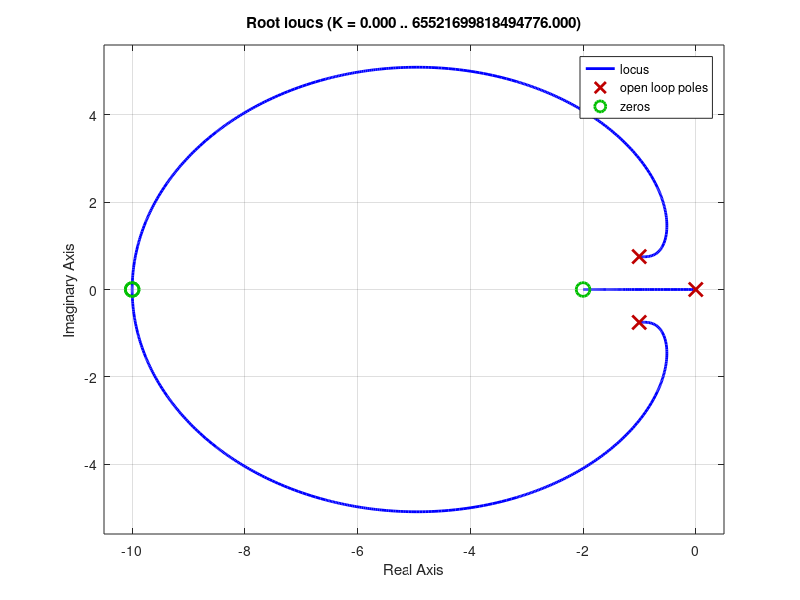

Write the MATLAB code that produced this figure. (Note: this script raises an error after producing the figure.)
clc 
clear all
close all

% Aggiunge il FF al med_paper1


%% DEFINIZIONE TEMPO DI SIMULAZIONE

% Definizione di un predefinito numero di campioni spalmati sull'intervallo
% di tempo
numeroCampioni=10000;

% Definizione del tempo finale di simulazione
tempoFinale=2;

% Definizione del delta t
delta_t=tempoFinale/numeroCampioni;

numeroCampioni=numeroCampioni+1;

% Definizione del vettore dei tempi
t=[0:delta_t:tempoFinale];

%% INPUT DATI
% Input da questo file.
code=0;

if(code==1)
    %inserire il numero di salti:
    numControllori=input('Inserire il numero desiderato di Controllori: ');
    numSalti=numControllori-1;
    
    %inserire il riferimento (quello a regime permanente):
    numRifStatico=input('Inserire il numeratore del riferimento statico: ');
    denRifStatico=input('Inserire il denominatore del riferimento statico: ');
    rifStaticoTempo=input('Inserire l espressione del riferimento statico nel tempo: ');
    
    %inserire il riferimento dinamico:
    numRifDinamico=input('Inserire il numeratore del riferimento dinamico: ');
    denRifDinamico=input('Inserire il denominatore del riferimento dinamico: ');
    rifDinamicoTempo=input('Inserire l espressione del riferimento dinamico nel tempo: ');

    
    %inserire il processo:
    numProcesso=input('Inserire il numeratore del processo: ');
    
    %inserire condizioni iniziali del processo:
    condInizialiProcesso=input('Inserire le condizioni iniziali del processo: ');
    
    for i=1:numControllori
        stringaControllerNum=strcat('Inserire il numeratore del controllore ',num2str(i),': ');
        controllerNum=input(stringaControllerNum);
        stringaControllerDen=strcat('Inserire il denominatore del controllore ',num2str(i),': ');
        controllerDen=input(stringaControllerDen);
        sistema(i).fdtControllore=tf(controllerNum, controllerDen);
    end
    
    guadagnoErrore=input('Inserire guadagno relativo all errore: ');
    guadagnoDerivataErrore=input('Inserire guadagno relativo alla derivata dell errore');
    
else
    numSalti=1;
    numControllori=numSalti+1;

    esponente=25;
    
     numRifDinamico=esponente;
     denRifDinamico=[1 esponente 0];
%     numRifDinamico=1;
%     denRifDinamico=[1 0];
    rifDinamicoTempo=1-exp(-esponente*t);
    
    wn=2*pi/5;
    delta=0.8;
    % P=k/(s^2+as+b)
    k1=1*(wn^2);
    k2=20*(wn^2);
    k3=100*(wn^2);

    a=2*delta*wn;
    b=wn^2;
    
    
    numProcesso=[k1 k2 k3];
    denProcesso=[1 a b];
    
    CI_Processo=[0; 0];
    CI_Controllore=0;
    CI_cc=[CI_Controllore; CI_Processo];
    
    Kp=[0.1 0.3];
    Ki=[0.2 3];
   % Ki=[0.2 3 0.2];

    sistema(1).fdtControllore=tf([Kp(1) Ki(1)], [1 0]);
    sistema(2).fdtControllore=tf([Kp(2) Ki(2)], [1 0]);
   % sistema(3).fdtControllore=tf([Kp Ki(3)], [1 0]);
   
   % segnale di feedforward
   den_w=[1 250];
   num_w=[1];
 
    % guadagno associato all'errore nel funzionale di costo
    p1=10;
    % guadagno associato alla derivata dell'errore nel funzionale di costo
    p2=1e-2;
end

%% COSTRUZIONE FUNZIONI DI TRASFERIMENTO

%fdt del riferimento dinamico
fdtRifDinamico=tf(numRifDinamico, denRifDinamico)

%fdt del processo
fdtProcesso=tf(numProcesso, denProcesso)

%fdt del FF
fdtFF=tf(num_w, den_w);


%fdt dei sistemi a ciclo chiuso 
for i=1:numControllori
    %il sistema a ciclo chiuso
    sistema(i).fdtCicloChiuso=feedback(sistema(i).fdtControllore*fdtProcesso,1)
    sistema(i).fdtCicloChiusoFF=feedback(fdtProcesso,sistema(i).fdtControllore)
end
figure(3)
rlocus(sistema(1).fdtControllore*fdtProcesso)
%% COSTRUZIONE MATRICI DI STATO
% phi = rd - rs
% COSTRUZIONE A_phi
   
% Passare al sistema in forma minima per semplificare la funzione di
% trasferimento
sistema_rd=ss(fdtRifDinamico,'minimal');
   
% Ottenere numeratore e denominatore della fdt
[num_rd,den_rd]=tfdata(tf(sistema_rd),'v');


% Passare al sistema in forma minima per semplificare la funzione di
% trasferimento
sistema_w=ss(fdtFF,'minimal');
   
% Ottenere numeratore e denominatore della fdt
[num_w,den_w]=tfdata(tf(sistema_w),'v');
    
% Calcolo del numero di stati
numStati_r=length(den_rd)-1;

A_rd=zeros(numStati_r, numStati_r);

% Calcolo della matrice A del sistema
if(numStati_r>1)
    A_rd(1:numStati_r-1,2:numStati_r)=eye(numStati_r-1);
    A_rd(1:numStati_r-1,1)=zeros(numStati_r-1,1);
    A_rd(numStati_r,:)=-den_rd(numStati_r+1:-1:2);
else
    if (numStati_r==1)
        A_rd=-den_rd(2);
    end
end

%Calcolo del numero di stati
numStati_w=length(den_w)-1;

A_w=zeros(numStati_w, numStati_w);

% Calcolo della matrice A del sistema
if(numStati_w>1)
    A_w(1:numStati_w-1,2:numStati_w)=eye(numStati_w-1);
    A_w(1:numStati_w-1,1)=zeros(numStati_w-1,1);
    A_w(numStati_w,:)=-den_w(numStati_w+1:-1:2);
else
    if (numStati_w==1)
        A_w=-den_w(2);
    end
end
 

% Costruzione del sistema processo
[num_p,den_p]=tfdata(fdtProcesso,'v');
numStati_p=length(den_p)-1;
if(numStati_p>1)
    % 1) Riempire le prime n-1 righe dalla seconda colonna in poi con I shiftato a destra di 1.
    A_p(1:numStati_p-1,2:numStati_p)=eye(numStati_p-1);
    % 2) Riempire la prima colonna fino a n-1 righe di zeri.
    A_p(1:numStati_p-1,1)=zeros(numStati_p-1,1);
    % 3) Riempire l'ultima riga con i coefficienti del denominatore
    % cambiati di segno.
    A_p(numStati_p,:)=-den_p(numStati_p+1:-1:2);
else
    % In questo caso A è scalare.
    A_p=-den_p(2);
end

% Costruire B in forma canonica di controllore:
% 1) Riempire le prime n-1 righe di zeri.
B_p=zeros(numStati_p,1);
% 2) Settare a 1 l'ultima riga.
B_p(numStati_p,1)=1;

D_p=num_p(1);

% Costruire C in forma canonica di controllore:
C_p=zeros(1,numStati_p);
% 1) Riempire la prima riga di C con i coefficienti del numeratore dal
% grado + basso al + alto.
C_p(1:numStati_p)=num_p(numStati_p+ 1:-1:2)-D_p*den_p(numStati_p+ 1:-1:2);

% Normalizzo la matrice C mettendo i suoi coefficienti nella dinamica
mul=eye(numStati_p);
for j=1:numStati_p
    if(C_p(j)~=0)
        mul(j,j)=C_p(j);
        C_p(j)=1;
    end
end
A_p=mul*A_p*(mul^-1);
B_p=mul*B_p;

Ifull=eye(numStati_r);
Ir=Ifull(1,:);

Ifull=eye(numStati_w);
Iw=Ifull(1,:);

B_w=B_p;
D_w=D_p;
for i=1:numControllori
     
    % Ricava numeratore e denominatore della fdt a ciclo chiuso. 
    % I vettori sono di uguale lunghezza e vanno dal grado maggiore a
    % quello minore.
    [num_cc, den_cc]=tfdata(sistema(i).fdtCicloChiuso,'v')
    
    % Ricava il numero di stati a ciclo chiuso uguale al grado del
    % denominatore della fdt.
    numStati_cc=length(den_cc)-1;
    
    % Costruire Acc considerando come stato [xc xp]
    % Costruzione del sistema controllore 
    [num_c,den_c]=tfdata(sistema(i).fdtControllore,'v');

    numStati_c=length(den_c)-1;
    A_c=zeros(numStati_c, numStati_c);
    if(numStati_c>1)
        % 1) Riempire le prime n-1 righe dalla seconda colonna in poi con I shiftato a destra di 1.
        A_c(1:numStati_c-1,2:numStati_c)=eye(numStati_c-1);
        % 2) Riempire la prima colonna fino a n-1 righe di zeri.
        A_c(1:numStati_c-1,1)=zeros(numStati_c-1,1);
        % 3) Riempire l'ultima riga con i coefficienti del denominatore
        % cambiati di segno.
        A_c(numStati_c,:)=-den_c(numStati_c+1:-1:2);
    else
        % In questo caso A è scalare.
        A_c=-den_c(2);
    end

    
    % Costruire B in forma canonica di controllore:
    % 1) Riempire le prime n-1 righe di zeri.
    B_c=zeros(numStati_c,1);
    % 2) Settare a 1 l'ultima riga.
    B_c(numStati_c,1)=1;
    
    % Costruire C in forma canonica di controllore:
    C_c=zeros(1,numStati_c);
    
    
    % Se != 0 D è il coefficiente del termine di grado massimo
    D_c=num_c(1);
    
    % 1) Riempire la prima riga di C con i coefficienti del numeratore dal
    % grado + basso al + alto.
    C_c(1:numStati_c)=num_c(numStati_c+ 1:-1:2)- D_c*den_c(numStati_c+ 1:-1:2);
    
           
    % Normalizzo la matrice C mettendo i suoi coefficienti nella dinamica
    mul=eye(numStati_c);
    for j=1:numStati_c
        if(C_c(j)~=0)
            mul(j,j)=C_c(j);
            C_c(j)=1;
        end
    end
    A_c=mul*A_c*(mul^-1);
    B_c=mul*B_c;
    
    
    sistema(i).A_c=A_c;
    sistema(i).B_c=B_c;
    sistema(i).C_c=C_c;
    sistema(i).D_c=D_c;
    
    L=1+D_p*D_c;
    
   
    
    % Costruzione sistema a ciclo chiuso
    sistema(i).A_cc=[A_c-B_c*(L^-1)*D_p*C_c               -B_c*(L^-1)*C_p; 
                     B_p*C_c-B_p*D_c*(L^-1)*D_p*C_c       A_p-B_p*D_c*(L^-1)*C_p];
    sistema(i).B_cc=[B_c-B_c*(L^-1)*D_p*D_c; 
                     B_p*D_c-B_p*D_c*(L^-1)*D_p*D_c];
                 
    sistema(i).B_cw=[-B_c*(L^-1)*D_p; 
                     -B_p*D_c*(L^-1)*D_p+B_w];
    sistema(i).C_cc=[(L^-1)*D_p*C_c (L^-1)*C_p];
    sistema(i).D_cc=(L^-1)*D_p*D_c;
    sistema(i).D_cw=D_w;
    
    disp(eig(sistema(i).A_cc));
    
    sistema(i).A_a=[sistema(i).A_cc,               sistema(i).B_cc*Ir,        sistema(i).B_cw*Iw;
        zeros(numStati_r,numStati_cc),                   A_rd,                zeros(numStati_r, numStati_w);
        zeros(numStati_w, numStati_cc),      zeros(numStati_w, numStati_r),                A_w];
    
    
    if(i==1)
        % La risposta libera del sistema a ciclo chiuso nel dominio di Laplace
        fdtRispostaLiberaCicloChiuso=tf(ss(sistema(i).A_cc, CI_cc, sistema(i).C_cc, sistema(i).D_cc));
    else
        fdtRispostaLiberaCicloChiuso=0;
    end
    
  
    
    %sistema(i).T_normal=[-sistema(i).O (eye(numStati)-sistema(i).M1)*Nr ];
    % L'errore in evoluzione libera
    sistema(i).fdt_ed=fdtRifDinamico-(sistema(i).fdtCicloChiuso*fdtRifDinamico);
    %-fdtRispostaLiberaCicloChiuso;

    % Passare al sistema in forma minima per semplificare la funzione di
    % trasferimento
    sistema_ed=ss(sistema(i).fdt_ed,'minimal');

    % Ottenere numeratore e denominatore della funzione in Laplace di y-rs
    [num_ed, den_ed]=tfdata(tf(sistema_ed), 'v');
    
    % Calcolare la dimensione della matrice Ai
    numStati_ed=length(den_ed)-1;
    
    % Salvare i dati del primo sistema che serviranno poi per il calcolo
    % delle condizioni iniziali
    if(i==1)
        num_ed_i=num_ed;
        den_ed_i=den_ed;
        numStati_ed_i=numStati_ed;
    end
    
    % Costruzione della matrice Ai del sistema in evoluzione libera
    % ded=Ai*ed con ed=rd-y
    A_ed_temp=zeros(numStati_ed, numStati_ed);
    
    if(numStati_ed>1)
        A_ed_temp(1:numStati_ed-1, 2:numStati_ed)=eye(numStati_ed-1);
        A_ed_temp(1:numStati_ed-1, 1)=zeros(numStati_ed-1,1);
        A_ed_temp(numStati_ed,:)=-den_ed(numStati_ed+1:-1:2);
    else
        A_ed_temp=-den_ed(2);
    end
    
    numStati_v=numStati_ed;
      % calcolo matrice x il successivo cambio di coordinate a [e e' e'' ...]
    sistema(i).M1=zeros(numStati_v, numStati_v);
    sistema(i).M2=zeros(numStati_v, numStati_v);
    sistema(i).O=zeros(numStati_v, numStati_cc);
    
    
    % chain_1 is A^n    
    chain_1=eye(numStati_cc);
    % chain_2 is [A^(n-1)B | A^(n-2)B |...| B]
    chain_2=zeros(numStati_cc,numStati_v);
    chain_3=zeros(numStati_cc,numStati_v);
    for j=1:numStati_v
        sistema(i).O(j,1:numStati_cc)=sistema(i).C_cc*(chain_1);
        sistema(i).M1(j,:)=sistema(i).C_cc*(chain_2);
        sistema(i).M1(j,j)=sistema(i).D_cc;
        
        sistema(i).M2(j,:)=sistema(i).C_cc*(chain_3);
        sistema(i).M2(j,j)=sistema(i).D_cw;
        
        chain_1=sistema(i).A_cc*chain_1;
        chain_2=sistema(i).A_cc*chain_2;
        chain_2(:,j)=sistema(i).B_cc;
        
        chain_3=sistema(i).A_cc*chain_3;
        chain_3(:,j)=sistema(i).B_cw;
    end
    %sistema(i).M=eye(numStati, numStati)-sistema(i).M;
    % Mettere I per lo stato dell' "errore" dinamico ex_rd = rs-rd
    % alla fine facendo [x_r | 0] - M [x_cc | x_r | ex_rd] = [e de ... ex_rd]
    
        Nr=zeros(numStati_v, numStati_r);
    for kk=1:numStati_v
       Nr(kk,:)=Ir*(A_rd^(kk-1));
    end
    
    
    Nw=zeros(numStati_v, numStati_w);
    for kk=1:numStati_v
       Nw(kk,:)=Iw*(A_w^(kk-1));
    end
    
    % Calcolo della matrice T per questo sistema
    sistema(i).T_r=[-sistema(i).O, (eye(numStati_v)-sistema(i).M1)*Nr];
    sistema(i).T=[-sistema(i).O, (eye(numStati_v)-sistema(i).M1)*Nr, -sistema(i).M2*Nw;
                  zeros(numStati_w,numStati_cc), zeros(numStati_w, numStati_r) eye(numStati_w)];
    
    
   % B_a=[sistema(i).B_cw; zeros(numStati_r,1) ];
    B_ed=A_ed_temp*sistema(i).M2*Nw+sistema(i).T_r*[sistema(i).B_cw; zeros(numStati_r, numStati_w)]-sistema(i).M2*Nw*A_w;
    
    sistema(i).A_ed=[A_ed_temp,                        B_ed;
                     zeros(numStati_w,numStati_ed)     A_w];
                 
    numStati_ed=size(sistema(i).A_ed,1);

    numStati=numStati_ed;
       
    % numero stati iniziali
    numStati_i=numStati_ed_i;

    % Definizione del parametro epsilon per pesare gli stati non necessari
    epsilon=0;
    
    % Definizione della matrice Q usata nel funzionale di costo
    %sistema(i).Q=zeros(numStati, numStati);
    sistema(i).Q=eye(numStati, numStati)*epsilon;

    
    % Inserire i guadagni che pesano l'errore dinamico e la sua derivata
    sistema(i).Q(1,1)=p1;
    sistema(i).Q(2,2)=p2;
    
    % Calcolo della matrice P utilizzata nella legge di controllo switch
    sistema(i).P=lyap((sistema(i).A_ed)',sistema(i).Q);
       
    Pv=sistema(i).P(1:numStati_v, 1:numStati_v);
    P2=sistema(i).P(1:numStati_v, numStati_v+1:end);
    P3=sistema(i).P(numStati_v+1:end, numStati_v+1:end);
    
    sistema(i).Tc=sistema(i).T_r(:,1:numStati_c);
    sistema(i).Tp=sistema(i).T_r(:,numStati_c+1:numStati_c+numStati_p);
    sistema(i).Tr=sistema(i).T_r(:,numStati_c+numStati_p+1:numStati_c+numStati_p+numStati_r);
    
    if(i>1)
        Kc_c=sistema(i-1).Tc'*Pv*sistema(i-1).Tc;
        Kp_c=sistema(i-1).Tc'*Pv*sistema(i-1).Tp;
        Kr_c=sistema(i-1).Tc'*Pv*sistema(i-1).Tr;
        Kw_c=sistema(i-1).Tc'*P2;
                
        Kc_w=P2'*sistema(i-1).Tc;
        Kp_w=P2'*sistema(i-1).Tp;
        Kr_w=P2'*sistema(i-1).Tr;
        Kw_w=P3;
        
        
        sistema(i-1).Kcw=[Kc_c, Kw_c;
                           Kc_w,  Kw_w ];
        sistema(i-1).Kp=[Kp_c;
                         Kp_w];
        sistema(i-1).Kr=[Kr_c;
                         Kr_w];
    end
    
%     if(i>1)
%         % Calcolo matrici per cambio di coordinate da xcc a xe
%         sistema(i-1).F=sistema(i-1).O'*sistema(i).P*sistema(i-1).O;
%         sistema(i-1).G=sistema(i-1).O'*sistema(i).P*sistema(i-1).M;
%     end
end



%% CALCOLO DELLE CONDIZIONI INIZIALI DEL SISTEMA

% Per Calcolare le condizioni iniziali del sistema ci avvaliamo di un
% semplice metodo per il quale M.ci=R. L'equazione è:
% [b1 b2 .... b_n] [f(0)      ]    [  a0  ]
% [b2 b3 .... 0  ] [f'(0)     ] =  [  a1  ]
% [...        ...] [...       ]    [ ...  ]
% [b_n   .....0  ] [df_n-1(0) ]    [a_n-1 ]
% con b_i coefficienti del denominatore e a_i coefficienti del numeratore.

% CALCOLO CONDIZIONI INIZIALI RIFERIMENTO DINAMICO

% Calcolo della matrice M
M_ParametriCI_rd=zeros(numStati_r);

% Costruzione del vettore dei termini noti [a0 a1 ... a_n-1]
R_TerminiNotiCI_rd=(num_rd(numStati_r+1:-1:2))';

% Construzione della matrice dei parametri
for i=1:numStati_r
    % i coefficienti del denominatore vanno da numStati a 1
    M_ParametriCI_rd(i,1:numStati_r+1-i)=den_rd(numStati_r+1-i:-1:1)';
end
CI_rd=zeros(numStati_r,1);
% Calcolo delle condizioni iniziali come vettore colonna
CI_rd(1:numStati_r,1)=(M_ParametriCI_rd^-1)*R_TerminiNotiCI_rd
% for kk=numStati_r+1:numStati
%     CI_rd(kk,1)=Nr(kk-1, :)*CI_rd;
% end


% CALCOLO CONDIZIONI INIZIALI DI w (FF)
% Calcolo della matrice M
M_ParametriCI_w=zeros(numStati_w);

% Costruzione del vettore dei termini noti [a0 a1 ... a_n-1]
R_TerminiNotiCI_w=(num_w(numStati_w+1:-1:2))';

% Construzione della matrice dei parametri
for i=1:numStati_w
    % i coefficienti del denominatore vanno da numStati a 1
    M_ParametriCI_w(i,1:numStati_w+1-i)=den_w(numStati_w+1-i:-1:1)';
end
CI_w=zeros(numStati_w,1);
% Calcolo delle condizioni iniziali come vettore colonna
CI_w(1:numStati_w,1)=(M_ParametriCI_w^-1)*R_TerminiNotiCI_w

%CI_w=0;

% CALCOLO CONDIZIONI INIZIALI DEL SISTEMA ed=rd-y

% Calcolo della matrice M
M_ParametriCI_ed=zeros(numStati_ed_i);

% Costruzione del vettore dei termini noti [a0 a1 ... a_n-1]
R_TerminiNotiCI_ed=(num_ed_i(numStati_ed_i+1:-1:2))';

% Construzione della matrice dei parametri
for i=1:numStati_ed_i
    % i coefficienti del denominatore vanno da numStati a 1
    M_ParametriCI_ed(i,1:numStati_ed_i+1-i)=den_ed_i(numStati_ed_i+1-i:-1:1)';
end

% Calcolo delle condizioni iniziali come vettore colonna
CI_ed=[(M_ParametriCI_ed^-1)*R_TerminiNotiCI_ed; CI_w]


%% COSTRUZIONE MATRICI PER OTTIMIZZAZIONE
numStati_a=numStati_cc+numStati_r+numStati_w;
numStati_nc=numStati_p+numStati_r;

Mc2(1:numStati_a, 1:numStati_a)=sistema(1).T'*(sistema(1).P)*sistema(1).T;
for kk=1:numSalti
    Mc1(numStati_a*(kk-1)+1:numStati_a*kk,numStati_a*(kk-1)+1:numStati_a*kk)=sistema(kk).T'*(-sistema(kk).P)*sistema(kk).T; 
    Mc2(numStati_a*(kk)+1:numStati_a*(kk+1),numStati_a*(kk)+1:numStati_a*(kk+1))=sistema(kk+1).T'*(sistema(kk+1).P)*sistema(kk+1).T; 
end


timeMesh = zeros(numSalti, numeroCampioni);
Aav=zeros(numStati_a, numStati_a*numSalti);
Tv=zeros(numStati, numStati_a*numSalti);
Pv=zeros(numStati, numStati*numSalti);
for kk=1:numSalti+1
    Aav(:, numStati_a*(kk-1)+1:kk*numStati_a)=sistema(kk).A_a;
    Tv(:,numStati_a*(kk-1)+1:kk*numStati_a)=sistema(kk).T;
    Pv(:,numStati*(kk-1)+1:kk*numStati)=sistema(kk).P;
    if(kk<=numSalti)
        time=0;
        for kkk=1:numeroCampioni
            timeMesh(kk, kkk)=time;
            time=time+delta_t;
        end
    end
end

cnt=1;
Jnow=Inf;
indexes=zeros(1, numSalti);

CI_a=[CI_cc; CI_rd; CI_w];



%% PLOT RISULTATI
if(numSalti==1)
    Jstore=zeros(1, numeroCampioni);
    [index_opt, Jmin, Jstore, x_reset]=FindJCostminStore_resetFF(cnt, indexes, numSalti, numStati_a, numStati_c,numStati_p,numStati_r, numStati_w, numeroCampioni, timeMesh, Mc1, Mc2, Aav, CI_a, Jnow, indexes, Jstore, CI_a, Tv, Pv, numStati);
   %cnt, indexes, numSalti, numStati_a, numStati_c,numStati_p,numStati_r, numStati_w, numeroCampioni, timeMesh, Mc1, Mc2, Aav, x0, Jnow, index_opt, JstoreN, x_reset, Tv, Pv, numStati
    plot(t,Jstore);
    
    Jmin
    t(index_opt(1))
else
    if(numSalti==2)
        Jstore=zeros(1, numeroCampioni^2);
        [index_opt, Jmin, Jstore, x_reset]=FindJCostminStore_resetFF(cnt, indexes, numSalti, numStati_a, numStati_c, numStati_w, numeroCampioni, timeMesh, Mc1, Mc2, Aav, CI_a, Jnow, indexes, Jstore, CI_a);
        Jmatrix=zeros(numeroCampioni, numeroCampioni);
        for i=1:numeroCampioni
            for j=1:numeroCampioni
                Jmatrix(i,j)=Jstore((i-1)*numeroCampioni+j);
            end
        end
        mesh(t,t,Jmatrix);
        
    else
        
        [index_opt, Jmin, x_reset]=FindJCostmin_resetFF(cnt, indexes, numSalti, numStati_a, numStati_c, numStati_w, numeroCampioni, timeMesh, Mc1, Mc2, Aav, CI_a, Jnow, indexes, CI_a)
        
        istante_switch=t(index_opt)
    end
end

CI_a=x_reset(1:numStati_a,1);

CI_cc_new=x_reset(1:numStati_cc,1);
CI_w_new=x_reset(numStati_cc+numStati_r+1:numStati_a,1);


% Condizione iniziale dello stato del riferimento
x_rd=zeros(numStati_r,1);
x_rd=CI_rd;

x_w=zeros(numStati_w,1);
x_w=CI_w_new;

% evoluzione dei sistemi autonomi
d_x_cc_s=zeros(numStati_cc,numControllori);
x_cc_s=zeros(numStati_cc,numControllori);
for nSist=1:numControllori
    x_cc_s(:,nSist)=CI_cc;
end

x_ed=zeros(numStati, 1);
x_ed(:,1)=sistema(1).T*[CI_cc_new; CI_rd; CI_w_new];
x_a=CI_a;


samples=200000;
% Definizione del delta t
dt=tempoFinale/samples;

samples=samples+1;

% Definizione del vettore dei tempi
t1=[0:dt:tempoFinale];

x_cc_normal=CI_cc_new;
x_cc_normal_plot=zeros(1,samples);
x_w_plot=zeros(1,samples);
x_ed_plot=zeros(numStati, samples);
x_cc_system_plot=zeros(numControllori, samples);
x_rd_plot=zeros(numStati_r, samples);
x_a_plot=zeros(1,samples);
index_normal=1;
switch_i=1;

for i=1:samples
    x_cc_normal_plot(i)=sistema(index_normal).C_cc*x_cc_normal+sistema(index_normal).D_cc*x_rd(1,1)+sistema(index_normal).D_cw*x_w(1,1);
    x_rd_plot(:,i)=x_rd;
    x_w_plot(:,i)=x_w(1,1);
    x_a_plot(:,i)=sistema(index_normal).C_cc*x_a(1:numStati_c+numStati_p,1)+[sistema(index_normal).D_cc*Ir, sistema(index_normal).D_cw*Iw]*x_a(numStati_c+numStati_p+1:end,1);
    x_ed_plot(:,i)=x_ed;%sistema(index_normal).T*x_a;

    % Evoluzione dei sistemi 
    % evolutione dello stato senza ottimizzazione con switch al tempo
    % ottimo
    if(switch_i<=numSalti)
        if(t1(i)>=t(index_opt(switch_i)))
            index_normal=index_normal+1;
            x_a_normal=x_reset(numStati_a*(switch_i)+1:numStati_a*(switch_i+1),1);
            x_a=x_a_normal;
            x_cc_normal=x_a_normal(1:numStati_cc,1);
            x_w=x_a_normal(numStati_cc+numStati_r+1:end,1);
            x_ed=sistema(index_normal).T*[x_cc_normal; x_rd; x_w];
            switch_i=switch_i+1;
        end
    end
    d_x_a=sistema(index_normal).A_a*x_a;
    x_a=x_a+d_x_a*dt;
    
    d_x_cc_normal=sistema(index_normal).A_cc*x_cc_normal+sistema(index_normal).B_cc*x_rd(1,1)+sistema(index_normal).B_cw*x_w(1,1);
    x_cc_normal=x_cc_normal+d_x_cc_normal*dt;
    
    for nSist=1:numControllori
        d_x_cc_s(:,nSist)=sistema(nSist).A_cc* x_cc_s(:,nSist)+sistema(nSist).B_cc*x_rd(1,1);
        x_cc_s(:,nSist)=x_cc_s(:,nSist)+d_x_cc_s(:,nSist)*dt;
        x_cc_system_plot(nSist,i)=sistema(nSist).C_cc*x_cc_s(:,nSist)+sistema(nSist).D_cc*x_rd(1,1);
    end
    % Evoluzione di rd
    d_x_rd=A_rd*x_rd;
    x_rd=x_rd+d_x_rd*dt;
    
    d_x_ed=sistema(index_normal).A_ed*x_ed;
    x_ed=x_ed+d_x_ed*dt;
    
    d_x_w=A_w*x_w;
    x_w=x_w+d_x_w*dt;
end

Plot1=figure(2);
%ax(1)=subplot(2,1,1);
plot(t1,x_w_plot,t1,x_cc_normal_plot,t1,x_rd_plot(1,:), t1, x_cc_system_plot(1,:), t1, x_cc_system_plot(2,:), t1, x_ed_plot(1,:));
grid on
h=legend('w','$C_{switch}$', '$\overline{r}$', '$C_1$', '$C_2$', 'ed'); 
set(h,'Interpreter','latex')
plotParam


% 
% ax(2)=subplot(2,1,2);
% plot(t,J_optim,'b',t,J_normal, 'r');
% legend('Funzionale di Costo Reset', 'Funzionale di Costo Normal');   
% grid on
% plotParam   
% 
% linkaxes(ax,'x');
